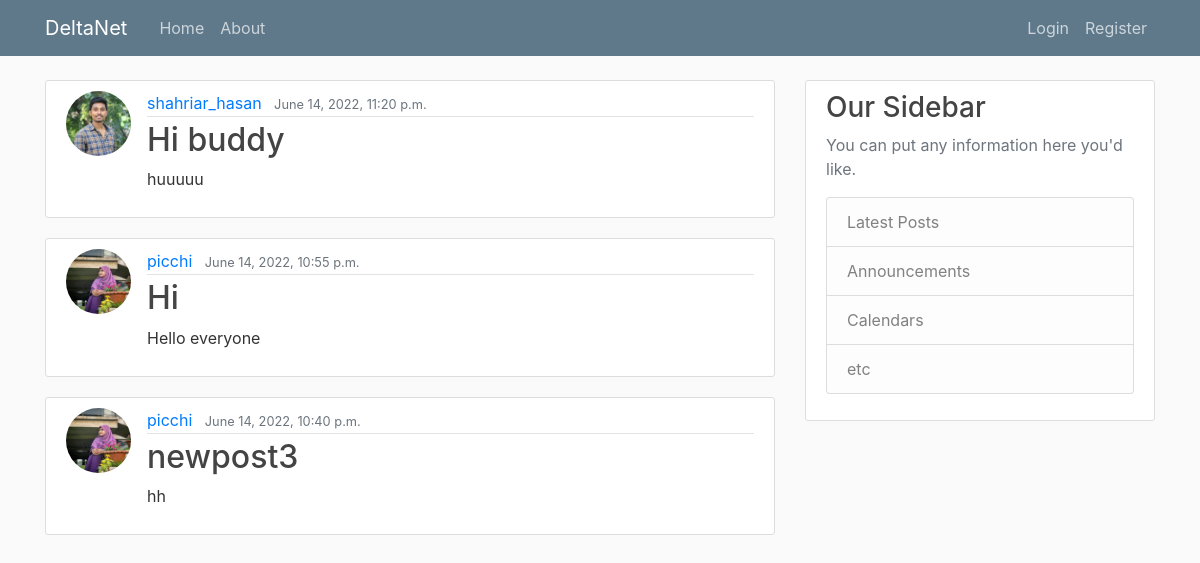
/home/, run on the app's committed database.
### blog/models.py (models this page shows, shortened)
class Post(models.Model):
    title = models.CharField(max_length=255)
    content = models.TextField(max_length=255)
    date_posted = models.DateTimeField(default=timezone.now)
    author = models.ForeignKey(User, on_delete=models.CASCADE)

### users/models.py (models this page shows, shortened)
class Profile(models.Model):
    user = models.OneToOneField(User,on_delete=models.CASCADE)
    image = models.ImageField(default='default.jpg',upload_to='profile_pics')

### blog/views.py (the view)
# urls.py: path('home/',PostListView.as_view(), name='blog-home'),
class PostListView(ListView,LoginRequiredMixin):
    model = Post
    template_name = 'blog/home.html'
    context_object_name = 'posts'
    ordering = ['-date_posted']

### blog/templates/blog/home.html
{% extends 'blog/base.html' %}
{% block content %}
    {% for post in posts %}
    <article class="media content-section">
      <img class="rounded-circle article-img" src = "{{post.author.profile.image.url}}">
        <div class="media-body">
          <div class="article-metadata">
            <a class="mr-2" href="#">{{ post.author }}</a>
            <small class="text-muted">{{ post.date_posted }}</small>
          </div>
          <h2><a class="article-title" href="{% url 'blog-detail' post.id %}">{{ post.title }}</a></h2>
          <p class="article-content">{{ post.content }}</p>
        </div>
      </article>
    {% endfor %}
    {% endblock %}

### blog/templates/blog/base.html (shortened to what this page needs)
{% load static %}
<!DOCTYPE html>
<html lang="en">
<head>
    <link rel="stylesheet" href="https://cdn.jsdelivr.net/npm/bootstrap@4.0.0/dist/css/bootstrap.min.css">
    <link rel="stylesheet" href="{% static 'blog/main.css' %}">
</head>
<body>
    <header class="site-header">
        <nav class="navbar navbar-expand-md navbar-dark bg-steel fixed-top">
          <div class="container">
            <a class="navbar-brand mr-4" href="{% url 'blog-home'%}">DeltaNet</a>
            <div class="collapse navbar-collapse" id="navbarToggle">
              <div class="navbar-nav mr-auto">
                <a class="nav-item nav-link" href="{% url 'blog-home'%}">Home</a>
                <a class="nav-item nav-link" href="{% url 'blog-about'%}">About</a>
              </div>
              <div class="navbar-nav">
                {% if user.is_authenticated %}
                <a class="nav-item nav-link" href="{% url 'post-create'%}">New Post</a>
                  <a class="nav-item nav-link" href="{% url 'profile'%}">Profile</a>
                  <a class="nav-item nav-link" href="{% url 'logout'%}">Logout</a>
                {% else %}
                  <a class="nav-item nav-link" href="{% url 'login'%}">Login</a>
                  <a class="nav-item nav-link" href="{% url 'register'%}">Register</a>
                {% endif %}
              </div>
            </div>
          </div>
        </nav>
      </header>
      <main role="main" class="container">
        <div class="row">
          <div class="col-md-8">
            {% block content %}{% endblock %}
          </div>
          <div class="col-md-4">
            <div class="content-section">
              <h3>Our Sidebar</h3>
              <p class='text-muted'>You can put any information here you'd like.
                <ul class="list-group">
                  <li class="list-group-item list-group-item-light">Latest Posts</li>
                  <li class="list-group-item list-group-item-light">Announcements</li>
                  <li class="list-group-item list-group-item-light">Calendars</li>
                  <li class="list-group-item list-group-item-light">etc</li>
                </ul>
              </p>
            </div>
          </div>
        </div>
      </main>
</body>
</html>

### blog/static/blog/main.css (style rules this page uses)
body { background: #fafafa; color: #333333; margin-top: 5rem; }
h1, h2, h3, h4, h5, h6 { color: #444444; }
ul { margin: 0; }
.bg-steel { background-color: #5f788a; }
.site-header .navbar-nav .nav-link { color: #cbd5db; }
.content-section { background: #ffffff; padding: 10px 20px; border: 1px solid #dddddd; border-radius: 3px; margin-bottom: 20px; }
.article-title { color: #444444; }
.article-content { white-space: pre-line; }
.article-img { height: 65px; width: 65px; margin-right: 16px; }
.article-metadata { padding-bottom: 1px; margin-bottom: 4px; border-bottom: 1px solid #e3e3e3 }

### data on the page
Post: author.profile.image (picture), author "shahriar_hasan", date_posted "June 14, 2022, 11:20 p.m.", title "Hi buddy", content "huuuuu"
Post: author.profile.image (picture), author "picchi", date_posted "June 14, 2022, 10:55 p.m.", title "Hi", content "Hello everyone"
Post: author.profile.image (picture), author "picchi", date_posted "June 14, 2022, 10:40 p.m.", title "newpost3", content "hh"
